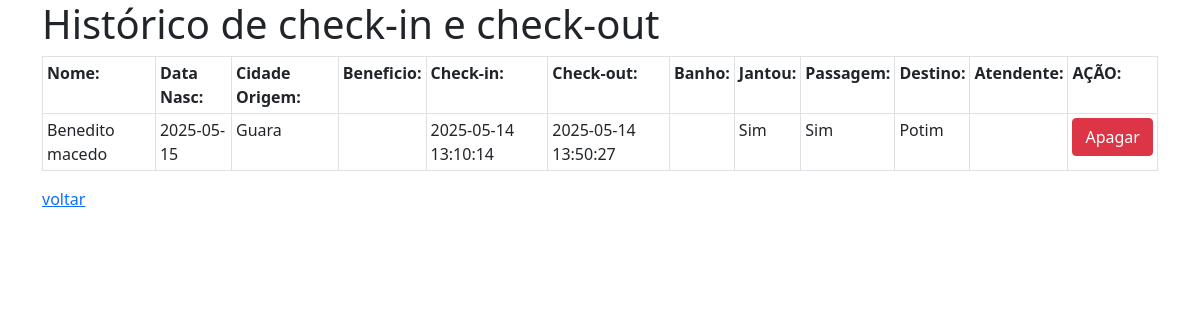
Page /checarlista.php on the earlier database version.
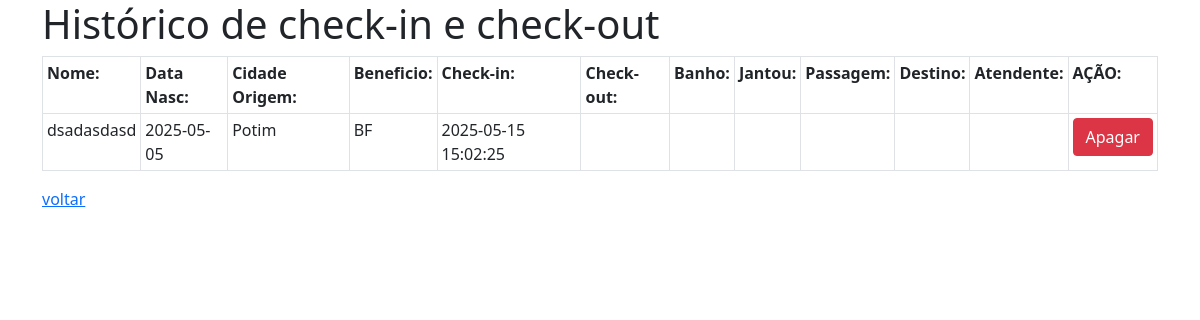
Same page on the later database version.
### tables this page shows
CREATE TABLE hospedagens(
    id INTEGER PRIMARY KEY AUTOINCREMENT,
    morador_id INTEGER,
    data_checkin TEXT,
    data_checkout TEXT,
    jantou TEXT,
    banho TEXT,
    passagem TEXT,
    destino TEXT,
    atendente TEXT,
    FOREIGN KEY (morador_id) REFERENCES moradores(id)
    );

CREATE TABLE moradores(
    id INTEGER PRIMARY KEY AUTOINCREMENT,
    nome TEXT NOT NULL,
    data_nasc TEXT NOT NULL,
    rg TEXT NOT NULL,
    cpf TEXT NOT NULL,
    cidade_origem TEXT NOT NULL,
    beneficio TEXT NOT NULL
    );

### checarlista.php (the view, shortened to what this page needs)
<?php
require 'Formularios/processo.php';
$sql = "SELECT h.id AS hospedagens, h.banho, h.jantou, h.passagem, h.destino, h.atendente,
m.id AS morador_id, m.nome, m.data_nasc, m.rg, m.cpf, m.cidade_origem, m.beneficio, h.data_checkin, h.data_checkout
FROM moradores m
JOIN hospedagens h on m.id = h.morador_id
ORDER BY h.data_checkin ASC";
$stmt = $db->prepare($sql);
$stmt->execute();
$moradores = $stmt->fetchAll(PDO::FETCH_ASSOC);
?>
<!DOCTYPE html>
<html lang="pt-br">
    <head>
        <link href="https://cdn.jsdelivr.net/npm/bootstrap@5.0.2/dist/css/bootstrap.min.css" rel="stylesheet">
    </head>
    <body>
        <div class="container">
        <h1>Histórico de check-in e check-out</h1>
        <?php if (count($moradores) > 0): ?>
        <table class="table table-bordered table-sm table-responsive">
            <tr>
                <th>Nome:</th>
                <th>Data Nasc:</th>
                <th>Cidade Origem:</th>
                <th>Beneficio:</th>
                <th>Check-in:</th>
                <th>Check-out:</th>
                <th>Banho:</th>
                <th>Jantou:</th>
                <th>Passagem:</th>
                <th>Destino:</th>
                <th>Atendente:</th>
                <th>AÇÃO:</th>
            </tr>
            <?php foreach ($moradores as $m): ?>
                <tr>
                <td><?php echo ($m['nome'])?></td>
                <td><?php echo ($m['data_nasc'])?></td>
                <td><?php echo ($m['cidade_origem'])?></td>
                <td><?php echo ($m['beneficio'])?></td>
                <td><?php echo ($m['data_checkin'])?></td>
                <td><?php echo ($m['data_checkout'])?></td>
                <td><?php echo ($m['banho'])?></td>
                <td><?php echo ($m['jantou'])?></td>
                <td><?php echo ($m['passagem'])?></td>
                <td><?php echo ($m['destino'])?></td>
                <td><?php echo ($m['atendente'])?></td>
                <td>
                <form method="post" action = delete.php onsubmit="return confirm('Confirma a exclusão do registro?')">
                    <button class="btn btn-danger" type = "submit">Apagar</button>
                </form>
                </td>
                </tr>
            <?php endforeach; ?>
        </table>
        <a href="index.html">voltar</a>
        </div>
        <?php endif; ?>
    </body>
    </html>

Differences in the rows shown:
removed hospedagens: morador.nome "Benedito macedo", morador.data_nasc "2025-05-15", morador.cidade_origem "Guara", data_checkin "2025-05-14 13:10:14", data_checkout "2025-05-14 13:50:27", jantou "Sim", passagem "Sim", destino "Potim"
added hospedagens: morador.nome "dsadasdasd", morador.data_nasc "2025-05-05", morador.cidade_origem "Potim", morador.beneficio "BF", data_checkin "2025-05-15 15:02:25"
